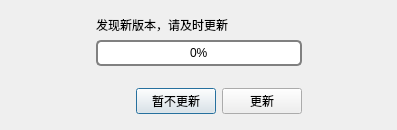
<?xml version="1.0" encoding="UTF-8"?>
<ui version="4.0">
 <class>OnlineUpdateDialog</class>
 <widget class="QDialog" name="OnlineUpdateDialog">
  <property name="geometry">
   <rect>
    <x>0</x>
    <y>0</y>
    <width>397</width>
    <height>130</height>
   </rect>
  </property>
  <property name="windowTitle">
   <string>软件更新</string>
  </property>
  <property name="windowIcon">
   <iconset resource="../resource.qrc">
    <normaloff>:/pic/resource/img/manager.ico</normaloff>:/pic/resource/img/manager.ico</iconset>
  </property>
  <layout class="QHBoxLayout" name="horizontalLayout_4">
   <property name="leftMargin">
    <number>0</number>
   </property>
   <property name="topMargin">
    <number>0</number>
   </property>
   <property name="rightMargin">
    <number>0</number>
   </property>
   <property name="bottomMargin">
    <number>0</number>
   </property>
   <item>
    <layout class="QHBoxLayout" name="horizontalLayout_3">
     <item>
      <spacer name="horizontalSpacer_2">
       <property name="orientation">
        <enum>Qt::Horizontal</enum>
       </property>
       <property name="sizeHint" stdset="0">
        <size>
         <width>40</width>
         <height>20</height>
        </size>
       </property>
      </spacer>
     </item>
     <item>
      <layout class="QVBoxLayout" name="verticalLayout_3">
       <item>
        <spacer name="verticalSpacer_2">
         <property name="orientation">
          <enum>Qt::Vertical</enum>
         </property>
         <property name="sizeHint" stdset="0">
          <size>
           <width>20</width>
           <height>40</height>
          </size>
         </property>
        </spacer>
       </item>
       <item>
        <layout class="QVBoxLayout" name="verticalLayout_2">
         <item>
          <layout class="QVBoxLayout" name="verticalLayout">
           <item>
            <widget class="QLabel" name="label">
             <property name="text">
              <string>发现新版本，请及时更新</string>
             </property>
            </widget>
           </item>
           <item>
            <widget class="QProgressBar" name="progressBar">
             <property name="autoFillBackground">
              <bool>false</bool>
             </property>
             <property name="styleSheet">
              <string notr="true">QDialog {
	border-image: url(:/img/img/background.png);
}
QProgressBar {
   border: 2px solid grey;
   border-radius: 5px;
   background-color: #FFFFFF;
}

QProgressBar::chunk {
   background-color: #05B8CC;
   width: 20px;
}

QProgressBar {
   border: 2px solid grey;
   border-radius: 5px;
   text-align: center;
}</string>
             </property>
             <property name="value">
              <number>0</number>
             </property>
            </widget>
           </item>
          </layout>
         </item>
         <item>
          <spacer name="verticalSpacer">
           <property name="orientation">
            <enum>Qt::Vertical</enum>
           </property>
           <property name="sizeHint" stdset="0">
            <size>
             <width>20</width>
             <height>40</height>
            </size>
           </property>
          </spacer>
         </item>
         <item>
          <layout class="QHBoxLayout" name="horizontalLayout_2">
           <item>
            <spacer name="horizontalSpacer">
             <property name="orientation">
              <enum>Qt::Horizontal</enum>
             </property>
             <property name="sizeHint" stdset="0">
              <size>
               <width>40</width>
               <height>20</height>
              </size>
             </property>
            </spacer>
           </item>
           <item>
            <layout class="QHBoxLayout" name="horizontalLayout">
             <item>
              <widget class="QPushButton" name="cancel_btn">
               <property name="minimumSize">
                <size>
                 <width>80</width>
                 <height>0</height>
                </size>
               </property>
               <property name="styleSheet">
                <string notr="true">QPushButton {
	border-image: url(:/img/img/anniu.png);
}

QPushButton:hover {
	border-image: url(:/img/img/anniu_1.png);
}

QPushButton:pressed {
	border-image: url(:/img/img/anniu_1.png);
}</string>
               </property>
               <property name="text">
                <string>暂不更新</string>
               </property>
              </widget>
             </item>
             <item>
              <widget class="QPushButton" name="update_btn">
               <property name="minimumSize">
                <size>
                 <width>80</width>
                 <height>0</height>
                </size>
               </property>
               <property name="styleSheet">
                <string notr="true">QPushButton {
	border-image: url(:/img/img/anniu.png);
}

QPushButton:hover {
	border-image: url(:/img/img/anniu_1.png);
}

QPushButton:pressed {
	border-image: url(:/img/img/anniu_1.png);
}</string>
               </property>
               <property name="text">
                <string>更新</string>
               </property>
              </widget>
             </item>
            </layout>
           </item>
          </layout>
         </item>
        </layout>
       </item>
       <item>
        <spacer name="verticalSpacer_3">
         <property name="orientation">
          <enum>Qt::Vertical</enum>
         </property>
         <property name="sizeHint" stdset="0">
          <size>
           <width>20</width>
           <height>40</height>
          </size>
         </property>
        </spacer>
       </item>
      </layout>
     </item>
     <item>
      <spacer name="horizontalSpacer_3">
       <property name="orientation">
        <enum>Qt::Horizontal</enum>
       </property>
       <property name="sizeHint" stdset="0">
        <size>
         <width>40</width>
         <height>20</height>
        </size>
       </property>
      </spacer>
     </item>
    </layout>
   </item>
  </layout>
 </widget>
 <resources>
  <include location="../resource.qrc"/>
 </resources>
 <connections/>
</ui>
